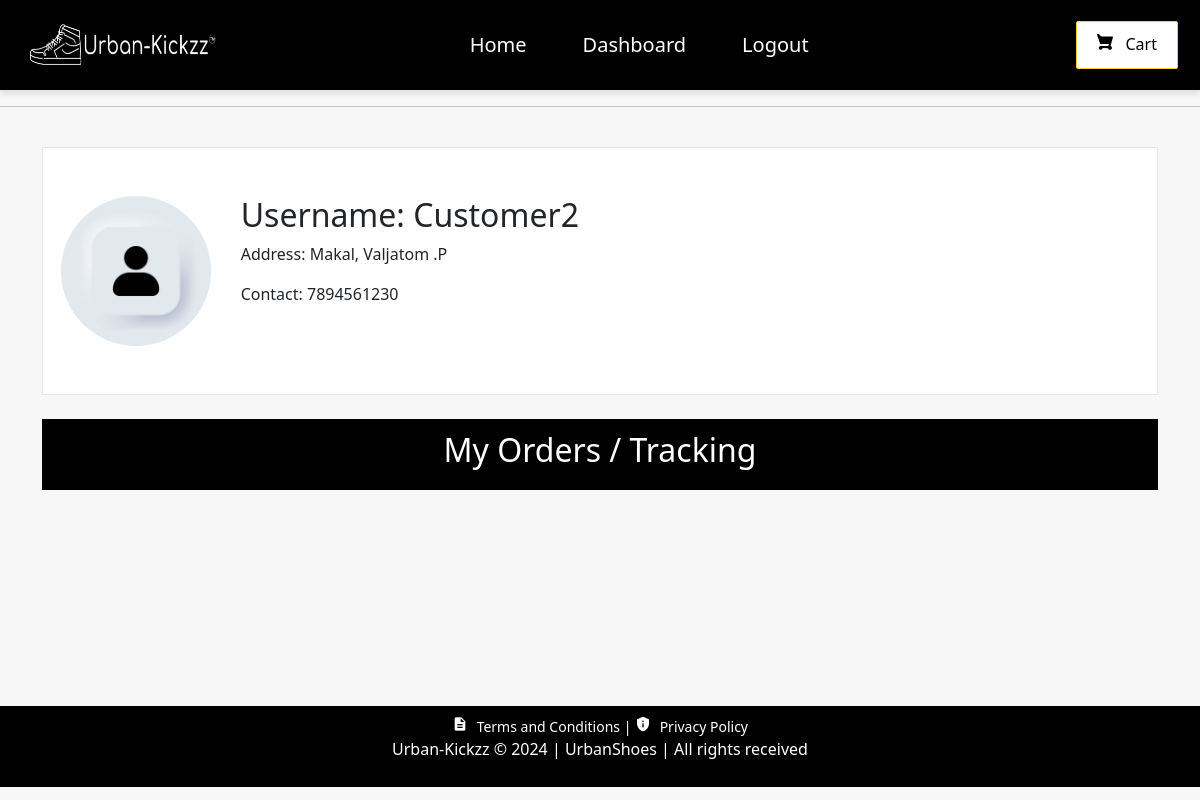
Before: /my-order (signed in) with the older database file.
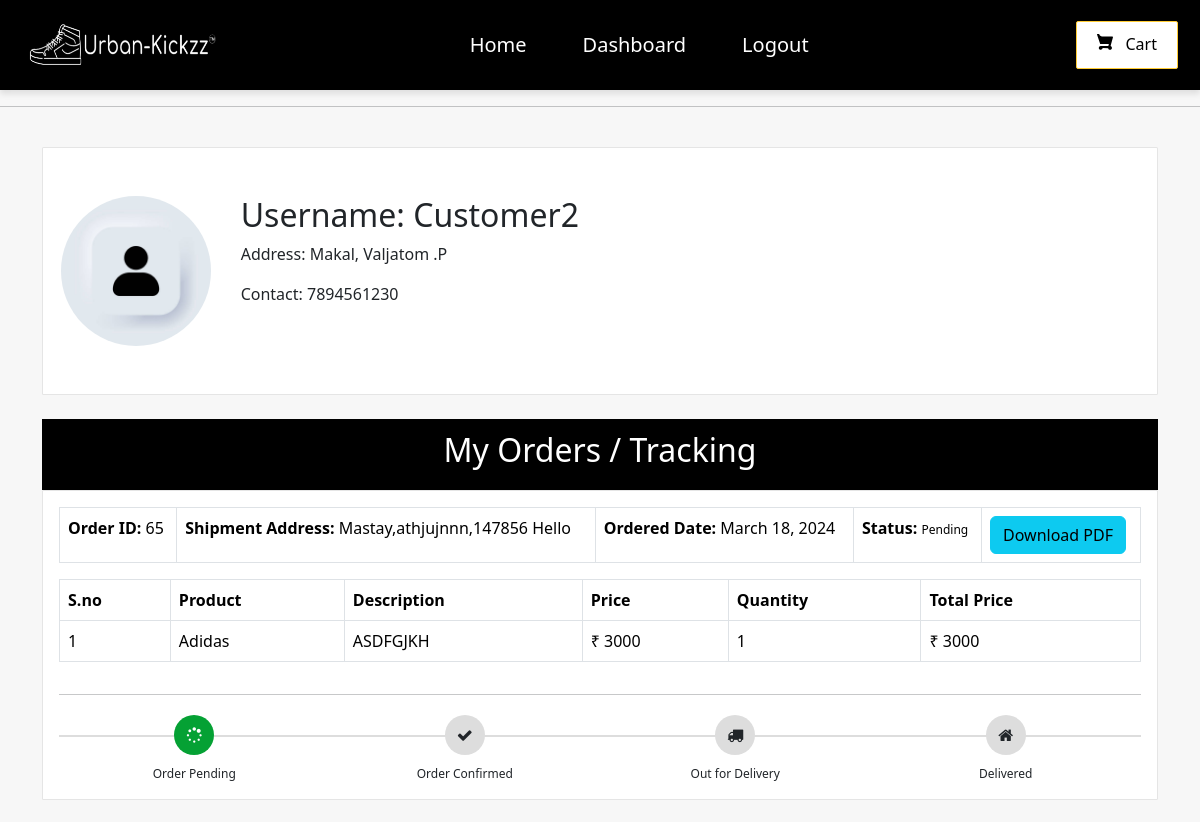
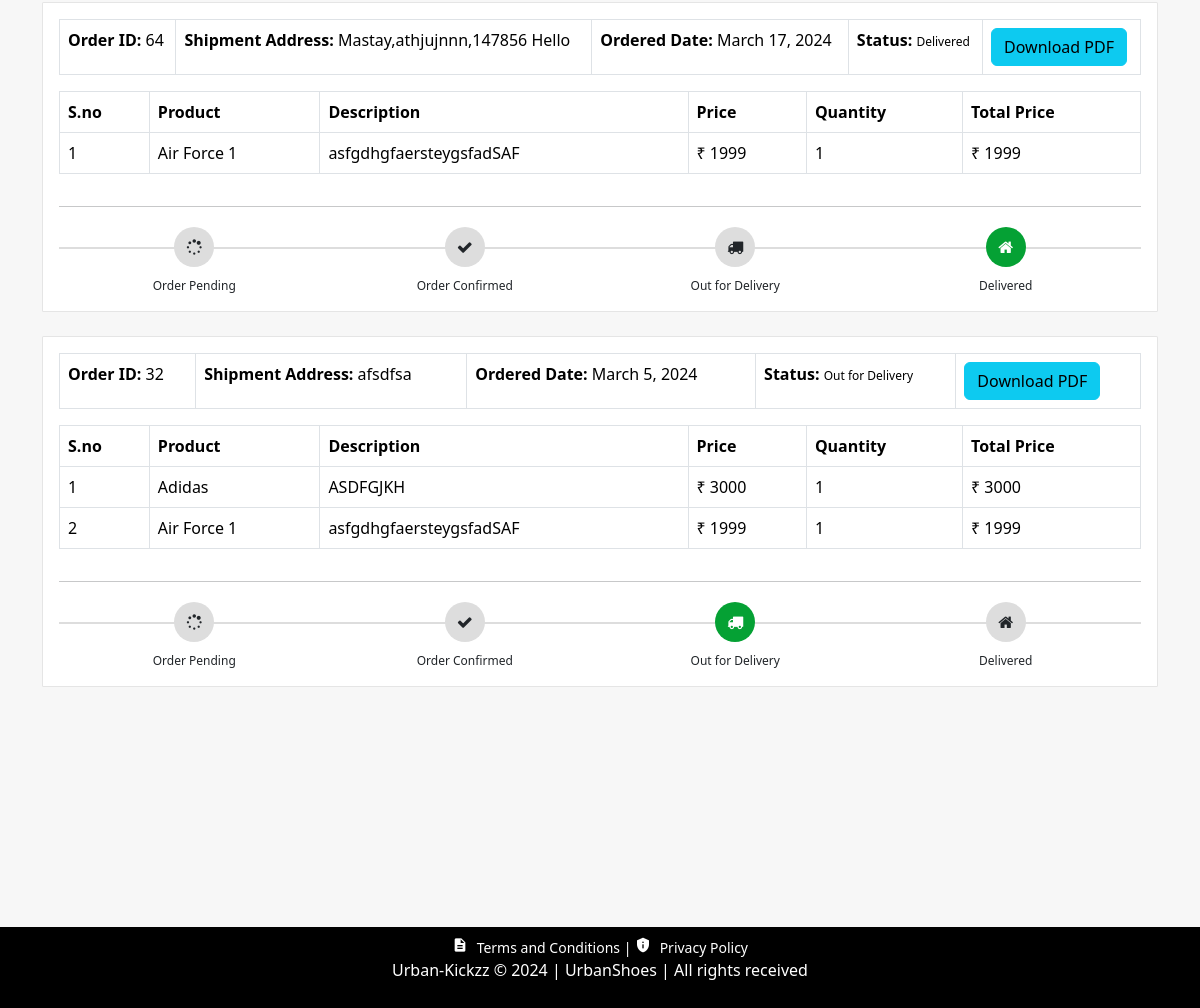
After: the same page with the newer database file (2 pictures, top to bottom).
### UrbanShoeApp/models.py (models this page shows, shortened)
class Customer(models.Model):
    USER_TYPE_CHOICES = [
         ('customer', 'Customer'),
        ('seller', 'Seller'),
    ]
    user=models.OneToOneField(User,on_delete=models.CASCADE)
    profile_pic= models.ImageField(upload_to='profile_pic/CustomerProfilePic/',null=True,blank=True)
    address = models.CharField(max_length=40)
    mobile = models.CharField(max_length=20,null=False)
    user_type = models.CharField(max_length=10, choices=USER_TYPE_CHOICES, default='customer')

class Orders(models.Model):
    STATUS =(
        ('Pending','Pending'),
        ('Order Confirmed','Order Confirmed'),
        ('Out for Delivery','Out for Delivery'),
        ('Delivered','Delivered'),
    )
    customer=models.ForeignKey('Customer', on_delete=models.CASCADE,null=True)
    email = models.CharField(max_length=50,null=True)
    address = models.CharField(max_length=500,null=True)
    mobile = models.CharField(max_length=20,null=True)
    order_date= models.DateField(auto_now_add=True,null=True)
    status=models.CharField(max_length=50,null=True,choices=STATUS)
    cart=models.ForeignKey(cart,on_delete=models.CASCADE,null=True)

class Product(models.Model):
    name=models.CharField(max_length=40)
    product_image= models.ImageField(upload_to='product_image/',null=True,blank=True)
    price = models.PositiveIntegerField()
    quantity = models.PositiveIntegerField(default=20)
    description=models.CharField(max_length=40)

### UrbanShoeApp/views.py (the view)
# urls.py: path('my-order', views.my_order_view,name='my-order'),
@login_required(login_url='customerlogin')
@user_passes_test(lambda u: u.customer.user_type == 'customer', login_url='customerlogin')
def my_order_view(request):
    customer = models.Customer.objects.get(user=request.user)
    orders = models.Orders.objects.filter(customer=customer).order_by('-id')  # Order by id in descending order
    ordered_products = []
    print(orders)
    for order in orders:
        cart_products = models.CartProduct.objects.filter(cart=order.cart)
        products = []
        for cart_product in cart_products:
            product_info = {
                'name': cart_product.product.name,
                'description': cart_product.product.description,
                'price': cart_product.product.price,
                'quantity': cart_product.quantity,
                'subtotal': cart_product.subtotal,
            }
            products.append(product_info)
        ordered_products.append({
            'order': order,
            'products': products,
        })
    return render(request, 'ecom/my_order.html', {'data': ordered_products, 'customer': customer})

### UrbanShoeApp/templates/ecom/my_order.html (shortened to what this page needs)
{% extends 'ecom/customer_base.html' %} {% load static %} {% block content %}
<br />
<div class="container">
  <article class="card">
    <div class="container profile-container"><br><br>
      <div class="row">
        <div class="col-sm-2 col-md-2">
          <img src="{% static 'images/istockphoto-1316420668-612x612.jpg' %}" alt="profile pic" class="profile-pic img-responsive">
        </div>
        <div class="col-sm-4 col-md-4 profile-details">
          <h2>Username: {{ request.user }}</h2>
          <blockquote>
            <p>Address: {{ customer.address }} </p>
          </blockquote>
          <p>Contact: {{ customer.mobile }}</p>
        </div>
      </div>
    </div>
  <br><br>
</article><br>
  <header class="card-header" style="text-align: center; font-size: 21px">
    <h2>My Orders / Tracking</h2>
  </header>
  {% for order_data in data %}
  <article class="card">
    <div class="card-body">
      <div class="table-responsive">
        <table class="table table-bordered mb-3">
          <tbody>
            <tr>
              <td><strong>Order ID:</strong> {{ order_data.order.id }}</td>
              <td><strong>Shipment Address:</strong> {{ order_data.order.address }}</td>
              <td><strong>Ordered Date:</strong> {{ order_data.order.order_date }}</td>
              <td><strong>Status:</strong>
                {% if order_data.order.status == 'Pending' %}
                  <span class="label label-info" style="font-size: 12px; border-radius: 30px">{{ order_data.order.status }}</span>
                {% elif order_data.order.status == 'Delivered' %}
                  <span class="label label-success" style="font-size: 12px; border-radius: 30px">{{ order_data.order.status }}</span>
                {% elif order_data.order.status == 'Out for Delivery' %}
                  <span class="label label-default" style="font-size: 12px; border-radius: 30px">{{ order_data.order.status }}</span>
                {% else %}
                  <span class="label label-primary" style="font-size: 12px; border-radius: 30px">{{ order_data.order.status }}</span>
                {% endif %}
              </td>
              <td>
                <a class="btn btn-info btn-xs" href="{% url 'customer-pdf' order_id=order_data.order.id %}">
                   Download PDF
                </a>
              </td>
            </tr>
          </tbody>
        </table>
        <table class="table table-bordered">
          <thead>
            <tr>
              <th>S.no</th>
              <th>Product</th>
              <th>Description</th>
              <th>Price</th>
              <th>Quantity</th>
              <th>Total Price</th>
            </tr>
          </thead>
          <tbody>
            {% for product in order_data.products %}
            <tr>
              <td>{{ forloop.counter }}</td>
              <td>{{ product.name }}</td>
              <td>{{ product.description }}</td>
              <td>₹ {{ product.price }}</td>
              <td>{{ product.quantity }}</td>
              <td>₹ {{ product.subtotal }}</td>
            </tr>
            {% endfor %}
          </tbody>
        </table>
      </div>
      <hr />
      <div class="track">
        <div class="step {% if order_data.order.status == 'Pending' %}active{% endif %}">
          <span class="icon icon-spinner"></span>
          <span class="text">Order Pending</span>
        </div>
        <div class="step {% if order_data.order.status == 'Order Confirmed' %}active{% endif %}">
          <span class="icon icon-check"></span>
          <span class="text"> Order Confirmed </span>
        </div>
        <div class="step {% if order_data.order.status == 'Out for Delivery' %}active{% endif %}">
          <span class="icon icon-truck"></span>
          <span class="text"> Out for Delivery </span>
        </div>
        <div class="step {% if order_data.order.status == 'Delivered' %}active{% endif %}">
          <span class="icon icon-home"></span>
          <span class="text">Delivered</span>
        </div>
      </div>
    </div>
  </article>
  <br />
  {%endfor%}
<br>
</div>
<br /><br /><br /><br /><br />
{% endblock content %}

### UrbanShoeApp/templates/ecom/customer_base.html (shortened to what this page needs)
<!DOCTYPE html>
{% load static %}
<html lang="en">
<head>
    <link href="https://cdn.jsdelivr.net/npm/bootstrap@5.3.2/dist/css/bootstrap.min.css" rel="stylesheet">
    <link rel="stylesheet" href="https://maxcdn.bootstrapcdn.com/font-awesome/4.7.0/css/font-awesome.min.css">
</head>
<body>
    <nav class="navbar navbar-expand-sm bg-body-dark" id="navbar">
        <div class="container-fluid">
            <a class="navbar-brand" href="/">
                <img src="{% static 'images/Shoe Logo2.png' %}" alt="Urban-Kickzz Logo" height="60" width="200" />
            </a>
            <div class="collapse navbar-collapse" id="navbarSupportedContent">
                <ul class="navbar-nav me-auto mb-2 mb-lg-0">
                    <li class="nav-item">
                        <a class="nav-link active" aria-current="page" href="/">Home</a>
                    </li>
                    <li class="nav-item">
                        <a class="nav-link active" aria-current="page" href="/my-order">Dashboard</a>
                    </li>
                    <li class="nav-item">
                    <form action="{% url 'logout' %}" method="post">
                        <button type="submit" class="nav-link active" aria-current="page">Logout</button>
                    </form>
                </li>
                </ul>
                <a class="cart-button" href="/cart">
                    Cart
                </a>
            </div>
        </div>
    </nav>
    <hr>
    {% block content %}
    {% endblock content %}
    <br><br><br>
    <footer style="padding: 10px 0;">
        <center style="list-style-type: none; padding: 0; margin: 0; font-size: 14px;">
            <li class="upper-links" style="list-style-type: none; padding: 0; margin: 0;">
                <a href="#" style="color: #FFFFFF; text-decoration: none;">
                    <i class="material-icons footer-icon" style="font-size: 16px;">description</i>
                    Terms and Conditions |  <i class="material-icons footer-icon" style="font-size: 16px;">privacy_tip</i>  Privacy Policy
                </a>
            </li>
        </center>
        <div class="container">
            <div class="row">
                <div class="col-md-12 col-sm-12">
                    <div style="color:#ffffff; font-size: 16px;" class="wow fadeInUp footer-copyright">
                        <p>Urban-Kickzz &copy; 2024 | UrbanShoes | All rights received</p>
                    </div>
                </div>
            </div>
        </div>
    </footer>
</body>
</html>

### UrbanShoeApp/templates/ecom/customer_base.html (style rules this page uses)
body { background-color: #FFFFFF; margin: 0; padding: 0; box-sizing: border-box; overflow-x: hidden; }
#navbar { background-color: #000000; color: black; padding: 10px; box-shadow: 0 4px 6px rgba(0, 0, 0, 0.1); }
.navbar-nav { display: flex; align-items: center; }
.navbar-brand, .nav-item, .nav-link.active { color: white !important; font-size: 20px; font-weight: 500; margin-right: 20px; text-decoration: none; }
.cart-button { background-color: #ffffff; color: #000000; border: 1px solid #FFCC33; border-radius: 2px; padding: 10px 20px; cursor: pointer; text-decoration: none; }
footer { background-color: #000000; color: #FFFFFF; padding: 20px 0; text-align: center; position: relative; }
.footer-icon { font-size: 18px; margin-right: 5px; }
body { margin: 0; padding: 0; }
@media screen and (min-width: 577px) { .navbar-nav { margin-left: auto; } }

### UrbanShoeApp/templates/ecom/my_order.html (style rules this page uses)
body { background-color: #f7f7f7; overflow-x: hidden; }
.container { margin-top: 0px; margin-bottom: 0px; }
.card { position: relative; display: -webkit-box; display: -ms-flexbox; display: flex; -webkit-box-orient: vertical; -webkit-box-direction: normal; -ms-flex-direction: column; flex-direction: column; min-width: 0; word-wrap: break-word; background-color: #fff; background-clip: border-box; border: 1px solid rgba(0, 0, 0, 0.1); border-radius: 0.1rem; }
.card-header { padding: 0.75rem 1.25rem; margin-bottom: 0; background-color: #000000; color : #ffffff; border-bottom: 1px solid rgba(0, 0, 0, 0.1); }
.track { display: flex; justify-content: space-between; align-items: center; margin-top: 20px; }
.step { flex: 1; display: flex; flex-direction: column; align-items: center; position: relative; }
.icon { width: 40px; height: 40px; line-height: 40px; border-radius: 50%; background-color: #ddd; display: flex; justify-content: center; align-items: center; z-index: 2; }
.step.active .icon { background: #05a134; color: #fff; }
.text { margin-top: 10px; font-size: 12px; text-align: center; }
.icon-spinner::before { content: "\f110"; font-family: "FontAwesome"; }
.icon-check::before { content: "\f00c"; font-family: "FontAwesome"; }
.icon-truck::before { content: "\f0d1"; font-family: "FontAwesome"; }
.icon-home::before { content: "\f015"; font-family: "FontAwesome"; }
p { margin-top: 0; margin-bottom: 1rem; }
body { background-color: #f7f7f7; }
.profile-pic { width: 150px; height: 150px; border-radius: 50%; margin: 0 auto; display: block; }

Changed rows visible on the page:
added Orders: order.id "65", order.address "Mastay,athjujnnn,147856 Hello", order.order_date "March 18, 2024", order.status "Pending", price "3000", quantity "1", subtotal "3000"
now on this page (row edited): Product: name "Adidas" "Adidas", description "ASDFGJKH" "ASDFGJKH"
added Orders: order.id "64", order.address "Mastay,athjujnnn,147856 Hello", order.order_date "March 17, 2024", order.status "Delivered", price "1999", quantity "1", subtotal "1999"
now on this page (row edited): Product: name "Air Force 1" "Air Force 1", description "asfgdhgfaersteygsfadSAF" "asfgdhgfaersteygsfadSAF"
added Orders: order.id "32", order.address "afsdfsa", order.order_date "March 5, 2024", order.status "Out for Delivery", price "3000" "1999", quantity "1" "1", subtotal "3000" "1999"
